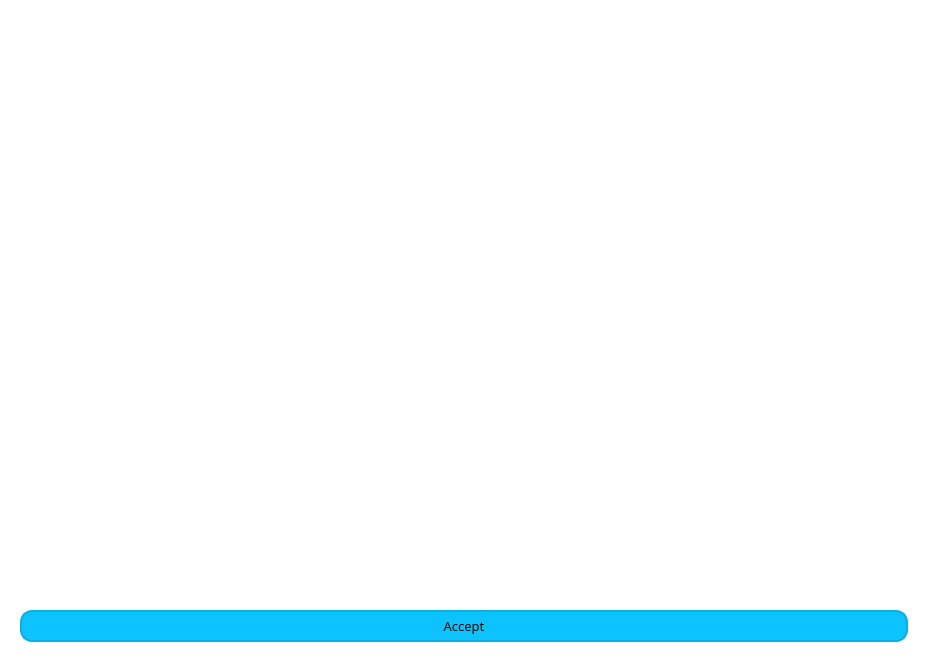
<?xml version="1.0" encoding="UTF-8"?>
<ui version="4.0">
 <class>Form</class>
 <widget class="QWidget" name="Form">
  <property name="geometry">
   <rect>
    <x>0</x>
    <y>0</y>
    <width>928</width>
    <height>662</height>
   </rect>
  </property>
  <property name="minimumSize">
   <size>
    <width>928</width>
    <height>662</height>
   </size>
  </property>
  <property name="maximumSize">
   <size>
    <width>16777215</width>
    <height>16777215</height>
   </size>
  </property>
  <property name="windowTitle">
   <string>iOSA- Set Discretize Ranges</string>
  </property>
  <property name="styleSheet">
   <string notr="true">QFrame {
	background-color: rgb(255, 255, 255);
}

QSlider::groove:horizontal {
    border: 1px solid;
	border-color: rgb(17, 0, 255);
    height: 10px;
    margin: 0px;
}

QSlider::handle:horizontal {
    background-color: rgb(11, 175, 225);
    border: 1px solid;
	border-color: rgb(11, 175, 225);
    height: px;
    width: 8px;
	margin: -15px 0px;
}

QWidget {
	font: 57 10pt Manrope medium;
	background-color: rgb(255, 255, 255);
}

QFrame {
	border-radius: none;
}

QPushButton {
	padding: 5px;
	border-width: 2px;
	border-style: solid;
	border-color: rgb(11, 173, 226);
	background-color: rgb(13, 195, 255);
	border-radius: 12px;
}

QPushButton:hover {
	background-color: rgb(11, 173, 226);
}

QPushButton:pressed {
	border-color: (9, 146, 191);
	background-color:rgb(9, 146, 191);
}

QScrollBar:vertical {
	border: none;
	background-color: rgb(205, 205, 205);
	width: 14px;
	margin: 15px 0 15px 0;
	border-radius: 0x;
}

QScrollBar::handle:vertical {
	background-color: rgb(205, 205, 205);
	border-radius: 7px;
}

QScrollBar::handle:vertical:hover {
	background-color: rgb(7, 119, 156)
}

QScrollBar::handle:vertical:pressed {
	background-color: rgb(9, 139, 182);
}

/* TOP BUTTON*/

QScrollBar::sub-line:vertical {
	border: none;
	background-color: rgb(7, 119, 156);
	height: 15px;
	border-top-left-radius: 7px;
	border-top-right-radius: 7px;
	subcontrol-position: top;
	subcontrol-origin: margin;
}

QScrollBar::sub-line:vertical:hover {
	background-color: rgb(205, 205, 205);
}

QScrollBar::sub-line:vertical:pressed {
	background-color: rgb(11, 170, 223);
}

/*BOTTOM BUTTON*/

QScrollBar::add-line:vertical {
	border: none;
	background-color: rgb(7, 119, 156);
	height: 15px;
	border-bottom-left-radius: 7px;
	border-bottom-right-radius: 7px;
	subcontrol-position: bottom;
	subcontrol-origin: margin;
}

QScrollBar::add-line:vertical:hover {
	background-color: rgb(205, 205, 205);
}

QScrollBar::add-line:vertical:pressed {
	background-color: rgb(11, 170, 223);
}

/*RESET ARROWS*/

QScrollBar::up-arrow:vertical, QScrollBar::down-arrow:vertical {
	background-color: none;
}

QScrollBar::add-page:vertical, QScrollBar::sub-page:vertical {
	background-color: none;
}
</string>
  </property>
  <layout class="QHBoxLayout" name="horizontalLayout">
   <item>
    <widget class="QFrame" name="frame">
     <property name="styleSheet">
      <string notr="true">QLabel {
	font-size: 20px;
}
</string>
     </property>
     <property name="frameShape">
      <enum>QFrame::StyledPanel</enum>
     </property>
     <property name="frameShadow">
      <enum>QFrame::Raised</enum>
     </property>
     <layout class="QVBoxLayout" name="verticalLayout_2">
      <item>
       <widget class="QScrollArea" name="scrollArea">
        <property name="widgetResizable">
         <bool>true</bool>
        </property>
        <widget class="QWidget" name="scrollAreaWidgetContents">
         <property name="geometry">
          <rect>
           <x>0</x>
           <y>0</y>
           <width>892</width>
           <height>590</height>
          </rect>
         </property>
         <layout class="QVBoxLayout" name="verticalLayout">
          <item>
           <layout class="QGridLayout" name="fieldsGridLayout">
            <property name="horizontalSpacing">
             <number>0</number>
            </property>
            <property name="verticalSpacing">
             <number>4</number>
            </property>
           </layout>
          </item>
         </layout>
        </widget>
       </widget>
      </item>
      <item>
       <widget class="QPushButton" name="applyRangesButton">
        <property name="text">
         <string>Accept</string>
        </property>
       </widget>
      </item>
     </layout>
    </widget>
   </item>
  </layout>
 </widget>
 <resources/>
 <connections/>
</ui>
